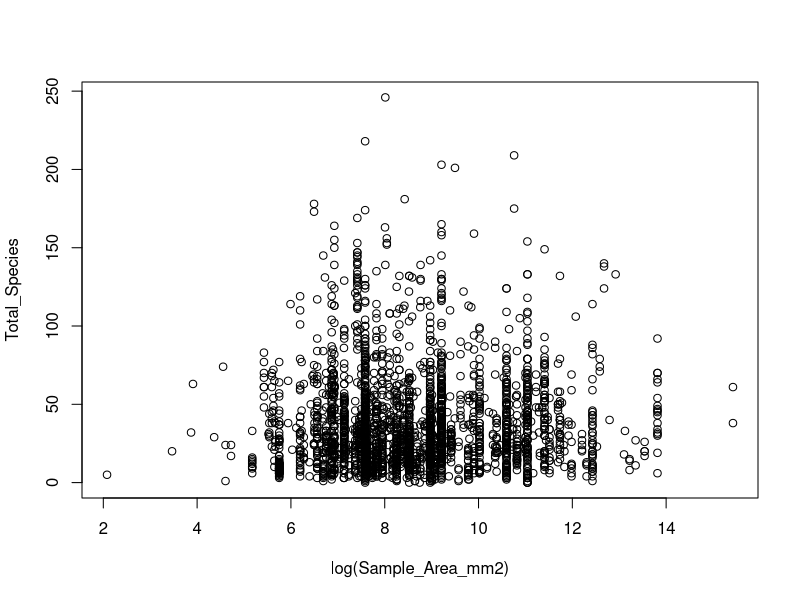

This figure's R source:
#####################################
## GLOBAL SEED BANKS #############
## Analysis... I guess ##

sb<-read.csv("gsb_slim.csv", stringsAsFactors = FALSE)

length(unique(sb$studyID))
nrow(sb)
sum(sb$Total_Number_Samples, na.rm=TRUE)
length(unique(sb$Country))

sb[is.na(sb$Total_Number_Samples),]


head(sb)

plot(Total_Species~log(Sample_Area_mm2), data=sb)
